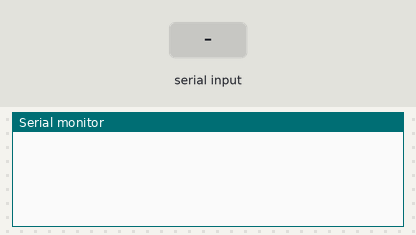
Bench run of a sketch on a simulated Arduino Uno, built with avr-gcc and run on an emulated ATmega328P. Shown: the last lines printed to the serial monitor. Inputs (shaded band) come from the test bench.

Above: at 1.2 s.
1.3 s: "90,45\n" received over Serial
At 2.5 s:
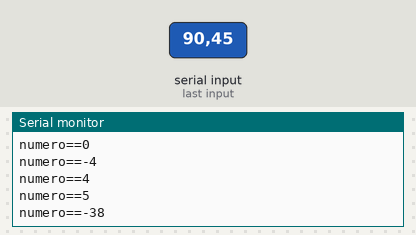
2.8 s: "30,150\n" received over Serial
At 4.0 s:
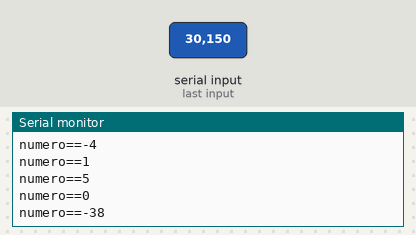
Timing chart, 0 to 5.8 s (numbered marks = the images above; inputs shaded):
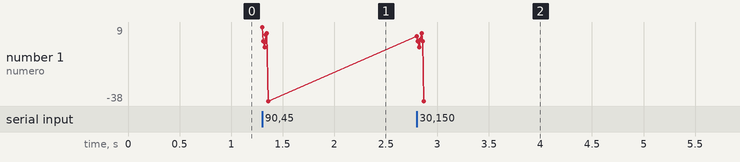

The sketch:

randomshite1.ino
```cpp
char incomingByte = 0;
int choice = 0;

void setup()
{
  Serial.begin(9600);
}

void loop()
{
  if(Serial.available()>0)
  {
     incomingByte = Serial.read();
     choice = incomingByte - '0';
    Serial.print("numero==");
    Serial.println(choice);

  }
}
```

Measured:
- after the input at 1.3 s, the serial monitor: prints a new line at once (image 1)
- after the input at 2.8 s, the serial monitor: prints a new line at once (image 2)
